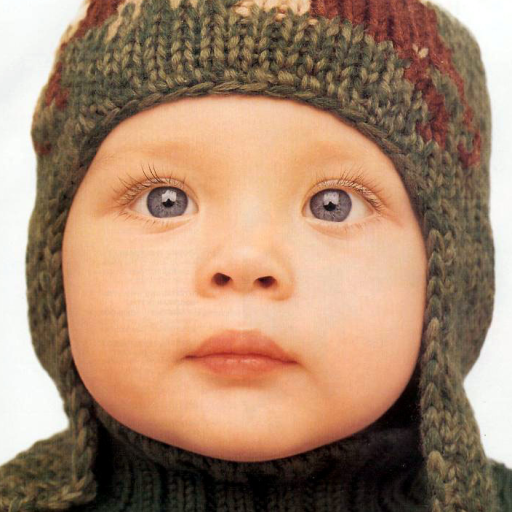
#> input picture set5/Set5/baby.png, 512 x 512 px; its folder holds 4 pictures in this run
$ python crop.py
#> lines starting #> are read from the running program, lines starting #| are printed output that depends on the picture
from PIL import Image
import os.path, sys

path = "set5/Set5/"
path1 = "set5/Set5_cropped/"
dirs = os.listdir(path)
print(dirs)
def crop():
    for item in dirs:
        fullpath = os.path.join(path,item)         #corrected
        if os.path.isfile(fullpath):
            im = Image.open(fullpath)
#> im is the input picture: PIL image 512x512 RGB; mean R, G, B 166.9, 134.2, 109.5
            imCrop = im.crop((18, 32, 210, 224)) #corrected
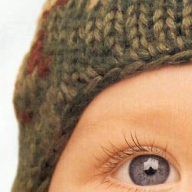
#> imCrop: PIL image 192x192 RGB; mean R, G, B 163.7, 133.4, 105.3
            imCrop.save(path1 + item, "PNG", quality=100)
#> pass 2 of the loop in crop, `for item in dirs:`:
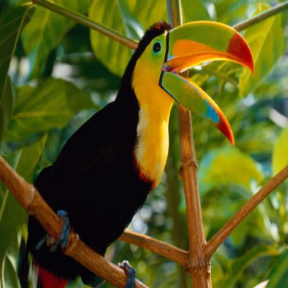
#> input picture set5/Set5/bird.png, 288 x 288 px
#> in crop, im is the input picture: PIL image 288x288 RGB; mean R, G, B 88, 88.5, 27
#> in crop, `imCrop = im.crop((18, 32, 210, 224))`:
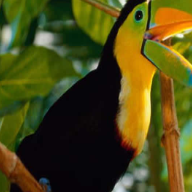
#> imCrop: PIL image 192x192 RGB; mean R, G, B 77.5, 74.5, 22.3
#> pass 3 of the loop in crop, `for item in dirs:`:
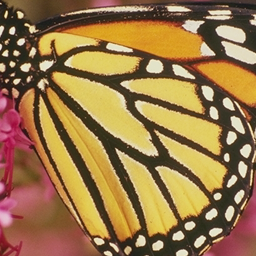
#> input picture set5/Set5/butterfly.png, 256 x 256 px
#> in crop, im is the input picture: PIL image 256x256 RGB; mean R, G, B 153, 119.2, 72.8
#> in crop, `imCrop = im.crop((18, 32, 210, 224))`:
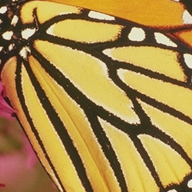
#> imCrop: PIL image 192x192 RGB; mean R, G, B 168.2, 137.4, 74
#> the loop made 4 passes; the first 3 are shown

crop()
